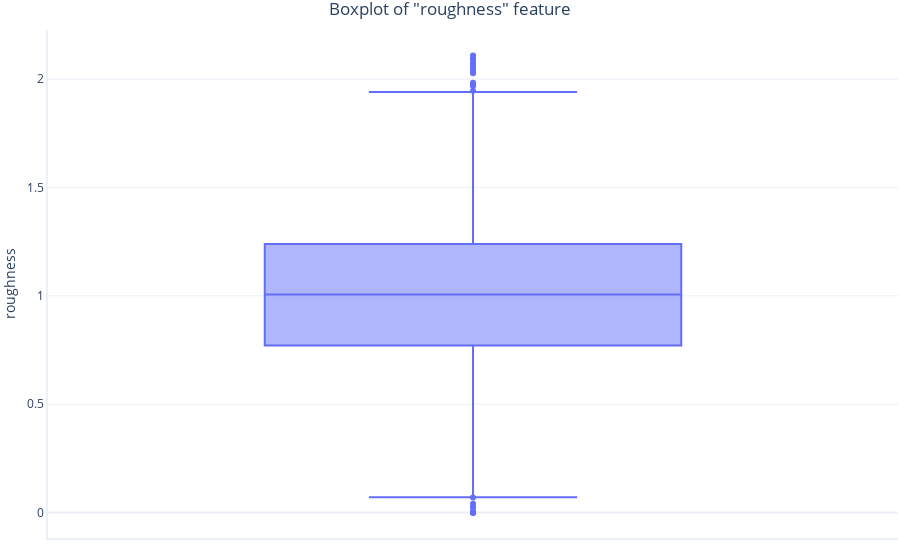

Notebook code cell kept with this figure:
### Markdown cell above
Above we can see that the majority of our samples are relativelly small, with sizes ranging from `0` to `70`, but we have a few much bigger outliers.

Let's take a look at the `roughness` feature:

### Code cell
graphing.box_and_whisker(dataset, label_y="roughness", title='Boxplot of "roughness" feature')

### Figure 1 — Plotly figure (JSON) as saved in the notebook; plotly's stock layout.template omitted (floating-point values rounded to 4 significant figures; data arrays with more than 128 entries replaced by an {"elided": "..."} marker saying what was removed)
{"data": [{"alignmentgroup": "True", "hovertemplate": "roughness=%{y}<extra></extra>", "legendgroup": "", "marker": {"color": "#636efa"}, "name": "", "notched": false, "offsetgroup": "", "orientation": "v", "showlegend": false, "type": "box", "x0": " ", "xaxis": "x", "y": {"elided": "2200 float values"}, "y0": " ", "yaxis": "y"}], "layout": {"boxmode": "group", "legend": {"tracegroupgap": 0}, "title": {"text": "Boxplot of \"roughness\" feature"}, "xaxis": {"anchor": "y", "domain": [0, 1]}, "yaxis": {"anchor": "x", "domain": [0, 1], "title": {"text": "roughness"}}}}
